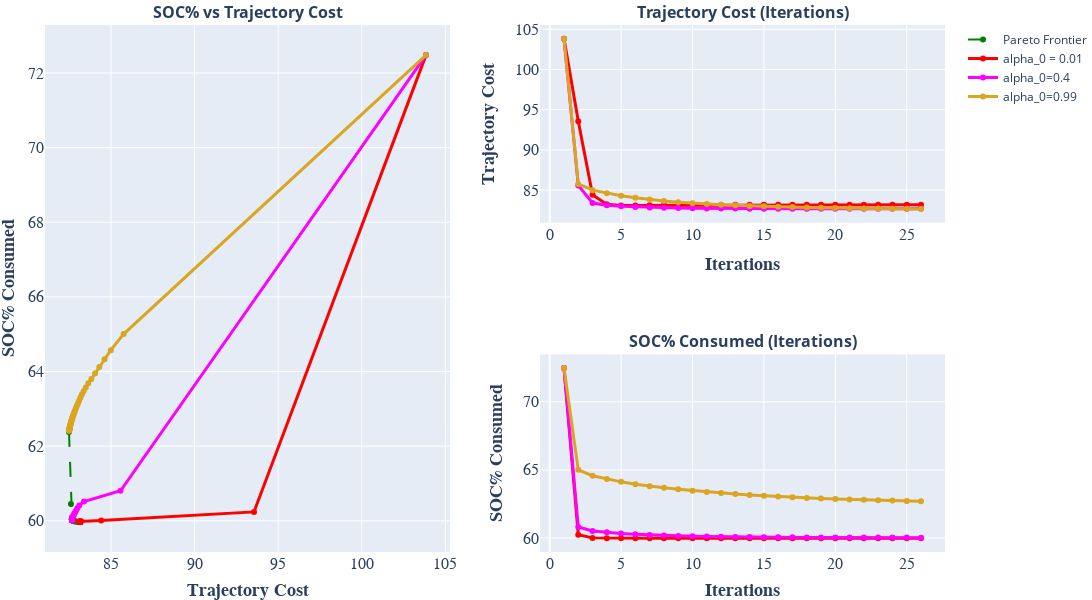

Notebook code for this chart:
### Code cell
import plotly.graph_objects as go
from plotly.subplots import make_subplots

fig = make_subplots(
    rows=2, cols=2,
    column_widths=[0.5, 0.5],
    row_heights=[0.5, 0.5],
    specs=[[{"rowspan": 2, "colspan": 1}, {"rowspan": 1, "colspan": 1}],
           [None, {"rowspan": 1, "colspan": 1}]],
    subplot_titles=("<b>SOC% vs Trajectory Cost</b>", "<b>Trajectory Cost (Iterations)</b>", "<b>SOC% Consumed (Iterations)</b>")
)

colors = ['red', 'magenta', 'goldenrod']
names =  ["alpha_0 = 0.01", "alpha_0=0.4", "alpha_0=0.99"]

pareto_costs = {0: [_l.cost_by_iter[_l.it-1][0] for _l in lmpcs_pareto], 1: [_l.cost_by_iter[_l.it-1][1][0] for _l in lmpcs_pareto]}
fig.add_trace(go.Scatter(
        x=pareto_costs[0][:-1],
        y=pareto_costs[1][:-1],
        mode='lines+markers',  # Only markers
        name="Pareto Frontier",
        line=dict(color="Green", width=2, dash="longdash")
    ), row=1, col=1)
for i,lmpc in enumerate(lmpcs):

    costs_1 = [lmpc.cost_by_iter[i][0] for i in range(0,lmpc.it)]
    costs_2 = [lmpc.cost_by_iter[i][1][0] for i in range(0,lmpc.it)]


    # Prepare the data
    iterations = list(range(1, lmpc.it))
    costs = np.array(costs_1[0:])  # Trajectory costs
    soc_consumed = np.array(costs_2[0:])  # SOC consumed

    # Create a subplot figure with 2 rows and 2 columns


    # Add the SOC vs Trajectory Cost plot to the first column spanning two rows
    fig.add_trace(go.Scatter(
        x=np.array(costs)[:50],
        y=np.array(soc_consumed)[:50],
        mode='lines+markers',  # Only markers
        name=names[i],
        line=dict(color=colors[i], width=3)
    ), row=1, col=1)

    # Add the Trajectory Cost plot to the top plot in the second column
    fig.add_trace(go.Scatter(
        x=iterations[:26],
        y=costs[:26],
        mode='lines+markers',  # Line with markers
        name='Trajectory Cost',
        line=dict(color=colors[i], width=3),
        showlegend = False
    ), row=1, col=2)

    # Add the SOC Consumed plot to the bottom plot in the second column
    fig.add_trace(go.Scatter(
        x=iterations[:26],
        y=soc_consumed[:26],
        mode='lines+markers',  # Line with markers
        name='SOC% Consumed',
        line=dict(color=colors[i], width=3),
        showlegend = False
    ), row=2, col=2)

    # Update layout
    fig.update_layout(
        # title="<b>Closed-loop Performance</b>",
        # title_font=dict(size=24, color="black", family="Arial, bold"),  # Bold title font
        width=1100,  # Adjust width to accommodate the layout
        height=600,  # Adjust height for better display
        margin=dict(t=25, b=0, l=0, r=0),
        showlegend=True
    )

    # Update x-axis and y-axis labels for clarity
    fig.update_xaxes(title_text="<b>Trajectory Cost</b>", title_font=dict(size=18, family="Arial, bold"), tickfont=dict(size=16, family="Arial, bold"), row=1, col=1)
    fig.update_yaxes(title_text="<b>SOC% Consumed</b>", title_font=dict(size=18, family="Arial, bold"), tickfont=dict(size=16, family="Arial, bold"), row=1, col=1)

    fig.update_xaxes(title_text="<b>Iterations</b>", title_font=dict(size=18, family="Arial, bold"), tickfont=dict(size=16, family="Arial, bold"), row=1, col=2)
    fig.update_yaxes(title_text="<b>Trajectory Cost</b>", title_font=dict(size=18, family="Arial, bold"), tickfont=dict(size=16, family="Arial, bold"), row=1, col=2)

    fig.update_xaxes(title_text="<b>Iterations</b>", title_font=dict(size=18, family="Arial, bold"), tickfont=dict(size=16, family="Arial, bold"), row=2, col=2)
    fig.update_yaxes(title_text="<b>SOC% Consumed</b>", title_font=dict(size=18, family="Arial, bold"), tickfont=dict(size=16, family="Arial, bold"), row=2, col=2)

    # Show the figure
fig.show()

### Figure 1 — Plotly figure (JSON) as saved in the notebook; plotly's stock layout.template omitted (floating-point values rounded to 4 significant figures)
{"data": [{"line": {"color": "Green", "dash": "longdash", "width": 2}, "mode": "lines+markers", "name": "Pareto Frontier", "type": "scatter", "x": [82.49, 82.6, 82.67, 82.66, 82.66, 82.66, 82.66, 82.66, 82.66, 82.66, 82.66, 82.66, 82.66, 82.66, 82.66, 82.67, 82.67, 82.67, 82.67, 82.67, 82.67, 82.68, 82.68, 82.68, 82.69, 82.7, 82.73, 82.76, 82.79, 82.84, 82.89, 82.97, 83.07], "xaxis": "x", "y": [62.38, 60.45, 60.09, 60.07, 60.06, 60.05, 60.05, 60.04, 60.04, 60.03, 60.03, 60.03, 60.03, 60.03, 60.02, 60.02, 60.02, 60.02, 60.02, 60.02, 60.01, 60.01, 60.01, 60.01, 60.01, 60.0, 60.0, 59.99, 59.99, 59.98, 59.98, 59.97, 59.97], "yaxis": "y"}, {"line": {"color": "red", "width": 3}, "mode": "lines+markers", "name": "alpha_0 = 0.01", "type": "scatter", "x": [103.8, 93.56, 84.41, 83.22, 83.08, 83.09, 83.11, 83.13, 83.14, 83.15, 83.16, 83.16, 83.16, 83.16, 83.16, 83.16, 83.16, 83.16, 83.16, 83.16, 83.16, 83.16, 83.16, 83.16, 83.16, 83.16, 83.16, 83.16, 83.16, 83.15, 83.15, 83.16, 83.15, 83.15, 83.15, 83.15, 83.15, 83.15, 83.15, 83.15, 83.15, 83.15, 83.15, 83.15, 83.15, 83.15, 83.15, 83.15, 83.15, 83.15], "xaxis": "x", "y": [72.48, 60.24, 60.01, 59.98, 59.98, 59.97, 59.97, 59.97, 59.97, 59.97, 59.97, 59.97, 59.97, 59.97, 59.97, 59.97, 59.97, 59.97, 59.97, 59.97, 59.97, 59.97, 59.97, 59.97, 59.97, 59.97, 59.97, 59.97, 59.97, 59.97, 59.97, 59.97, 59.97, 59.97, 59.97, 59.97, 59.97, 59.97, 59.97, 59.97, 59.97, 59.97, 59.97, 59.97, 59.97, 59.97, 59.97, 59.97, 59.97, 59.97], "yaxis": "y"}, {"line": {"color": "red", "width": 3}, "mode": "lines+markers", "name": "Trajectory Cost", "showlegend": false, "type": "scatter", "x": [1, 2, 3, 4, 5, 6, 7, 8, 9, 10, 11, 12, 13, 14, 15, 16, 17, 18, 19, 20, 21, 22, 23, 24, 25, 26], "xaxis": "x2", "y": [103.8, 93.56, 84.41, 83.22, 83.08, 83.09, 83.11, 83.13, 83.14, 83.15, 83.16, 83.16, 83.16, 83.16, 83.16, 83.16, 83.16, 83.16, 83.16, 83.16, 83.16, 83.16, 83.16, 83.16, 83.16, 83.16], "yaxis": "y2"}, {"line": {"color": "red", "width": 3}, "mode": "lines+markers", "name": "SOC% Consumed", "showlegend": false, "type": "scatter", "x": [1, 2, 3, 4, 5, 6, 7, 8, 9, 10, 11, 12, 13, 14, 15, 16, 17, 18, 19, 20, 21, 22, 23, 24, 25, 26], "xaxis": "x3", "y": [72.48, 60.24, 60.01, 59.98, 59.98, 59.97, 59.97, 59.97, 59.97, 59.97, 59.97, 59.97, 59.97, 59.97, 59.97, 59.97, 59.97, 59.97, 59.97, 59.97, 59.97, 59.97, 59.97, 59.97, 59.97, 59.97], "yaxis": "y3"}, {"line": {"color": "magenta", "width": 3}, "mode": "lines+markers", "name": "alpha_0=0.4", "type": "scatter", "x": [103.8, 85.57, 83.38, 83.1, 82.98, 82.9, 82.85, 82.8, 82.76, 82.74, 82.72, 82.71, 82.69, 82.69, 82.68, 82.68, 82.67, 82.67, 82.67, 82.67, 82.67, 82.67, 82.67, 82.67, 82.67, 82.67, 82.67, 82.67, 82.67, 82.67, 82.67, 82.67, 82.67, 82.67, 82.67, 82.67, 82.67, 82.67, 82.67, 82.67, 82.67, 82.67, 82.67, 82.67, 82.67, 82.67, 82.67, 82.67, 82.67, 82.67], "xaxis": "x", "y": [72.48, 60.8, 60.52, 60.41, 60.33, 60.27, 60.22, 60.18, 60.15, 60.13, 60.11, 60.09, 60.08, 60.07, 60.06, 60.05, 60.05, 60.04, 60.04, 60.04, 60.03, 60.03, 60.03, 60.03, 60.03, 60.02, 60.02, 60.02, 60.02, 60.02, 60.02, 60.02, 60.02, 60.02, 60.02, 60.02, 60.02, 60.02, 60.02, 60.02, 60.02, 60.02, 60.02, 60.02, 60.02, 60.02, 60.02, 60.02, 60.02, 60.02], "yaxis": "y"}, {"line": {"color": "magenta", "width": 3}, "mode": "lines+markers", "name": "Trajectory Cost", "showlegend": false, "type": "scatter", "x": [1, 2, 3, 4, 5, 6, 7, 8, 9, 10, 11, 12, 13, 14, 15, 16, 17, 18, 19, 20, 21, 22, 23, 24, 25, 26], "xaxis": "x2", "y": [103.8, 85.57, 83.38, 83.1, 82.98, 82.9, 82.85, 82.8, 82.76, 82.74, 82.72, 82.71, 82.69, 82.69, 82.68, 82.68, 82.67, 82.67, 82.67, 82.67, 82.67, 82.67, 82.67, 82.67, 82.67, 82.67], "yaxis": "y2"}, {"line": {"color": "magenta", "width": 3}, "mode": "lines+markers", "name": "SOC% Consumed", "showlegend": false, "type": "scatter", "x": [1, 2, 3, 4, 5, 6, 7, 8, 9, 10, 11, 12, 13, 14, 15, 16, 17, 18, 19, 20, 21, 22, 23, 24, 25, 26], "xaxis": "x3", "y": [72.48, 60.8, 60.52, 60.41, 60.33, 60.27, 60.22, 60.18, 60.15, 60.13, 60.11, 60.09, 60.08, 60.07, 60.06, 60.05, 60.05, 60.04, 60.04, 60.04, 60.03, 60.03, 60.03, 60.03, 60.03, 60.02], "yaxis": "y3"}, {"line": {"color": "goldenrod", "width": 3}, "mode": "lines+markers", "name": "alpha_0=0.99", "type": "scatter", "x": [103.8, 85.75, 84.99, 84.61, 84.3, 84.04, 83.83, 83.64, 83.49, 83.36, 83.26, 83.17, 83.1, 83.03, 82.97, 82.92, 82.88, 82.84, 82.8, 82.77, 82.74, 82.72, 82.7, 82.68, 82.66, 82.64, 82.63, 82.62, 82.6, 82.59, 82.58, 82.58, 82.57, 82.56, 82.55, 82.55, 82.54, 82.54, 82.53, 82.53, 82.52, 82.52, 82.51, 82.51, 82.51, 82.51, 82.5, 82.5, 82.5, 82.5], "xaxis": "x", "y": [72.48, 65.0, 64.57, 64.33, 64.12, 63.95, 63.8, 63.68, 63.57, 63.47, 63.38, 63.3, 63.23, 63.16, 63.1, 63.04, 62.99, 62.94, 62.9, 62.86, 62.83, 62.8, 62.77, 62.74, 62.72, 62.7, 62.67, 62.65, 62.63, 62.62, 62.6, 62.58, 62.57, 62.55, 62.54, 62.53, 62.52, 62.51, 62.5, 62.49, 62.48, 62.47, 62.46, 62.45, 62.44, 62.44, 62.43, 62.42, 62.42, 62.41], "yaxis": "y"}, {"line": {"color": "goldenrod", "width": 3}, "mode": "lines+markers", "name": "Trajectory Cost", "showlegend": false, "type": "scatter", "x": [1, 2, 3, 4, 5, 6, 7, 8, 9, 10, 11, 12, 13, 14, 15, 16, 17, 18, 19, 20, 21, 22, 23, 24, 25, 26], "xaxis": "x2", "y": [103.8, 85.75, 84.99, 84.61, 84.3, 84.04, 83.83, 83.64, 83.49, 83.36, 83.26, 83.17, 83.1, 83.03, 82.97, 82.92, 82.88, 82.84, 82.8, 82.77, 82.74, 82.72, 82.7, 82.68, 82.66, 82.64], "yaxis": "y2"}, {"line": {"color": "goldenrod", "width": 3}, "mode": "lines+markers", "name": "SOC% Consumed", "showlegend": false, "type": "scatter", "x": [1, 2, 3, 4, 5, 6, 7, 8, 9, 10, 11, 12, 13, 14, 15, 16, 17, 18, 19, 20, 21, 22, 23, 24, 25, 26], "xaxis": "x3", "y": [72.48, 65.0, 64.57, 64.33, 64.12, 63.95, 63.8, 63.68, 63.57, 63.47, 63.38, 63.3, 63.23, 63.16, 63.1, 63.04, 62.99, 62.94, 62.9, 62.86, 62.83, 62.8, 62.77, 62.74, 62.72, 62.7], "yaxis": "y3"}], "layout": {"annotations": [{"font": {"size": 16}, "showarrow": false, "text": "<b>SOC% vs Trajectory Cost</b>", "x": 0.225, "xanchor": "center", "xref": "paper", "y": 1, "yanchor": "bottom", "yref": "paper"}, {"font": {"size": 16}, "showarrow": false, "text": "<b>Trajectory Cost (Iterations)</b>", "x": 0.775, "xanchor": "center", "xref": "paper", "y": 1, "yanchor": "bottom", "yref": "paper"}, {"font": {"size": 16}, "showarrow": false, "text": "<b>SOC% Consumed (Iterations)</b>", "x": 0.775, "xanchor": "center", "xref": "paper", "y": 0.375, "yanchor": "bottom", "yref": "paper"}], "height": 600, "margin": {"b": 0, "l": 0, "r": 0, "t": 25}, "showlegend": true, "width": 1100, "xaxis": {"anchor": "y", "domain": [0, 0.45], "tickfont": {"family": "Arial, bold", "size": 16}, "title": {"font": {"family": "Arial, bold", "size": 18}, "text": "<b>Trajectory Cost</b>"}}, "xaxis2": {"anchor": "y2", "domain": [0.55, 1], "tickfont": {"family": "Arial, bold", "size": 16}, "title": {"font": {"family": "Arial, bold", "size": 18}, "text": "<b>Iterations</b>"}}, "xaxis3": {"anchor": "y3", "domain": [0.55, 1], "tickfont": {"family": "Arial, bold", "size": 16}, "title": {"font": {"family": "Arial, bold", "size": 18}, "text": "<b>Iterations</b>"}}, "yaxis": {"anchor": "x", "domain": [0, 1], "tickfont": {"family": "Arial, bold", "size": 16}, "title": {"font": {"family": "Arial, bold", "size": 18}, "text": "<b>SOC% Consumed</b>"}}, "yaxis2": {"anchor": "x2", "domain": [0.625, 1], "tickfont": {"family": "Arial, bold", "size": 16}, "title": {"font": {"family": "Arial, bold", "size": 18}, "text": "<b>Trajectory Cost</b>"}}, "yaxis3": {"anchor": "x3", "domain": [0, 0.375], "tickfont": {"family": "Arial, bold", "size": 16}, "title": {"font": {"family": "Arial, bold", "size": 18}, "text": "<b>SOC% Consumed</b>"}}}}
